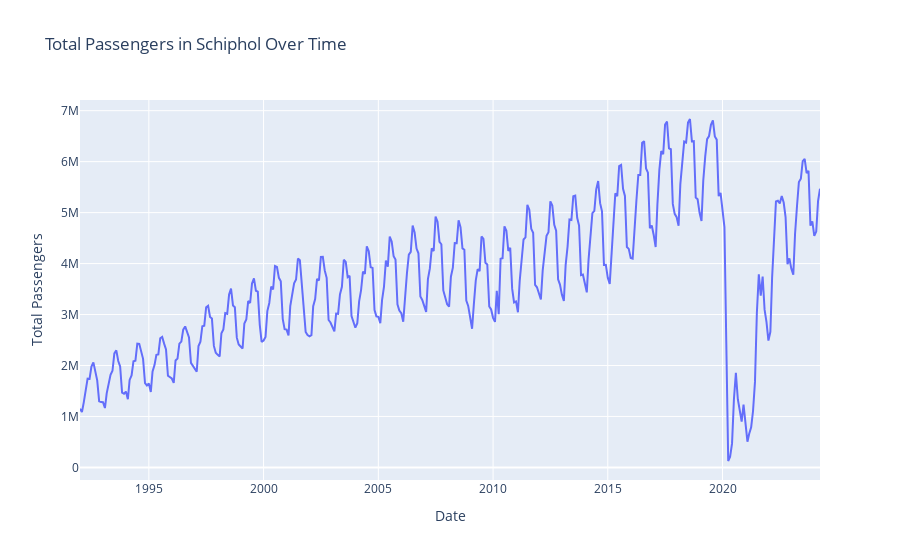

The cell this chart's notebook holds for it:
### Markdown cell above
TEXT

### Code cell
import plotly.graph_objs as go
import pandas as pd


data = {
    'Date': ["1992-01", "1992-02", "1992-03", "1992-04", "1992-05", "1992-06", "1992-07", "1992-08", "1992-09", "1992-10", "1992-11", "1992-12", "1993-01", "1993-02", "1993-03", "1993-04", "1993-05", "1993-06", "1993-07", "1993-08", "1993-09", "1993-10", "1993-11", "1993-12", "1994-01", "1994-02", "1994-03", "1994-04", "1994-05", "1994-06", "1994-07", "1994-08", "1994-09", "1994-10", "1994-11", "1994-12", "1995-01", "1995-02", "1995-03", "1995-04", "1995-05", "1995-06", "1995-07", "1995-08", "1995-09", "1995-10", "1995-11", "1995-12", "1996-01", "1996-02", "1996-03", "1996-04", "1996-05", "1996-06", "1996-07", "1996-08", "1996-09", "1996-10", "1996-11", "1996-12", "1997-01", "1997-02", "1997-03", "1997-04", "1997-05", "1997-06", "1997-07", "1997-08", "1997-09", "1997-10", "1997-11", "1997-12", "1998-01", "1998-02", "1998-03", "1998-04", "1998-05", "1998-06", "1998-07", "1998-08", "1998-09", "1998-10", "1998-11", "1998-12", "1999-01", "1999-02", "1999-03", "1999-04", "1999-05", "1999-06", "1999-07", "1999-08", "1999-09", "1999-10", "1999-11", "1999-12", "2000-01", "2000-02", "2000-03", "2000-04", "2000-05", "2000-06", "2000-07", "2000-08", "2000-09", "2000-10", "2000-11", "2000-12", "2001-01", "2001-02", "2001-03", "2001-04", "2001-05", "2001-06", "2001-07", "2001-08", "2001-09", "2001-10", "2001-11", "2001-12", "2002-01", "2002-02", "2002-03", "2002-04", "2002-05", "2002-06", "2002-07", "2002-08", "2002-09", "2002-10", "2002-11", "2002-12", "2003-01", "2003-02", "2003-03", "2003-04", "2003-05", "2003-06", "2003-07", "2003-08", "2003-09", "2003-10", "2003-11", "2003-12", "2004-01", "2004-02", "2004-03", "2004-04", "2004-05", "2004-06", "2004-07", "2004-08", "2004-09", "2004-10", "2004-11", "2004-12", "2005-01", "2005-02", "2005-03", "2005-04", "2005-05", "2005-06", "2005-07", "2005-08", "2005-09", "2005-10", "2005-11", "2005-12", "2006-01", "2006-02", "2006-03", "2006-04", "2006-05", "2006-06", "2006-07", "2006-08", "2006-09", "2006-10", "2006-11", "2006-12", "2007-01", "2007-02", "2007-03", "2007-04", "2007-05", "2007-06", "2007-07", "2007-08", "2007-09", "2007-10", "2007-11", "2007-12", "2008-01", "2008-02", "2008-03", "2008-04", "2008-05", "2008-06", "2008-07", "2008-08", "2008-09", "2008-10", "2008-11", "2008-12", "2009-01", "2009-02", "2009-03", "2009-04", "2009-05", "2009-06", "2009-07", "2009-08", "2009-09", "2009-10", "2009-11", "2009-12", "2010-01", "2010-02", "2010-03", "2010-04", "2010-05", "2010-06", "2010-07", "2010-08", "2010-09", "2010-10", "2010-11", "2010-12", "2011-01", "2011-02", "2011-03", "2011-04", "2011-05", "2011-06", "2011-07", "2011-08", "2011-09", "2011-10", "2011-11", "2011-12", "2012-01", "2012-02", "2012-03", "2012-04", "2012-05", "2012-06", "2012-07", "2012-08", "2012-09", "2012-10", "2012-11", "2012-12", "2013-01", "2013-02", "2013-03", "2013-04", "2013-05", "2013-06", "2013-07", "2013-08", "2013-09", "2013-10", "2013-11", "2013-12", "2014-01", "2014-02", "2014-03", "2014-04", "2014-05", "2014-06", "2014-07", "2014-08", "2014-09", "2014-10", "2014-11", "2014-12", "2015-01", "2015-02", "2015-03", "2015-04", "2015-05", "2015-06", "2015-07", "2015-08", "2015-09", "2015-10", "2015-11", "2015-12", "2016-01", "2016-02", "2016-03", "2016-04", "2016-05", "2016-06", "2016-07", "2016-08", "2016-09", "2016-10", "2016-11", "2016-12", "2017-01", "2017-02", "2017-03", "2017-04", "2017-05", "2017-06", "2017-07", "2017-08", "2017-09", "2017-10", "2017-11", "2017-12", "2018-01", "2018-02", "2018-03", "2018-04", "2018-05", "2018-06", "2018-07", "2018-08", "2018-09", "2018-10", "2018-11", "2018-12", "2019-01", "2019-02", "2019-03", "2019-04", "2019-05", "2019-06", "2019-07", "2019-08", "2019-09", "2019-10", "2019-11", "2019-12", "2020-01", "2020-02", "2020-03", "2020-04", "2020-05", "2020-06", "2020-07", "2020-08", "2020-09", "2020-10", "2020-11", "2020-12", "2021-01", "2021-02", "2021-03", "2021-04", "2021-05", "2021-06", "2021-07", "2021-08", "2021-09", "2021-10", "2021-11", "2021-12", "2022-01", "2022-02", "2022-03", "2022-04", "2022-05", "2022-06", "2022-07", "2022-08", "2022-09", "2022-10", "2022-11", "2022-12", "2023-01", "2023-02", "2023-03", "2023-04", "2023-05", "2023-06", "2023-07", "2023-08", "2023-09", "2023-10", "2023-11", "2023-12", "2024-01", "2024-02", "2024-03", "2024-04"],
    'Total_Passengers': [1149822, 1086979, 1276674, 1522522, 1742117, 1737275, 1979900, 2061036, 1867943, 1707752, 1298756, 1281814, 1281151, 1164976, 1454329, 1645288, 1817743, 1895785, 2236311, 2295951, 2087315, 1980891, 1465446, 1445026, 1488120, 1338333, 1715789, 1806090, 2083316, 2092278, 2430800, 2424894, 2299016, 2130688, 1652221, 1608162, 1647074, 1479691, 1884978, 2007898, 2208954, 2217164, 2534291, 2560312, 2429069, 2315077, 1799608, 1772590, 1744799, 1659093, 2099821, 2135736, 2427894, 2468882, 2703217, 2766841, 2655236, 2550373, 2052097, 1998055, 1920748, 1876694, 2380930, 2467402, 2770771, 2781340, 3143926, 3172235, 2952540, 2920877, 2384552, 2248987, 2208616, 2178756, 2632870, 2706905, 3029745, 3015402, 3391414, 3507805, 3177852, 3142961, 2545815, 2414007, 2372578, 2332664, 2825328, 2901478, 3263955, 3226738, 3610786, 3709274, 3467185, 3449646, 2802951, 2462530, 2490645, 2561520, 3067554, 3226951, 3546493, 3492787, 3952263, 3932072, 3720284, 3651555, 2914972, 2713514, 2703997, 2591373, 3163748, 3355137, 3613702, 3686773, 4098716, 4063517, 3551489, 3226663, 2656842, 2597484, 2572399, 2596631, 3165225, 3303145, 3698247, 3668631, 4130433, 4131400, 3864358, 3721110, 2892532, 2843451, 2747502, 2668775, 3018602, 3013392, 3393657, 3544233, 4075832, 4032923, 3734509, 3761285, 2970090, 2847849, 2741680, 2830639, 3257673, 3480085, 3843271, 3796961, 4337767, 4243630, 3927202, 3915296, 3087396, 2963792, 2955792, 2829925, 3281195, 3548011, 4059550, 3941152, 4528594, 4433151, 4145737, 4077042, 3198519, 3078546, 3028202, 2858642, 3398954, 3808883, 4175961, 4227583, 4744616, 4608386, 4295049, 4201144, 3353276, 3286851, 3169889, 3051720, 3695426, 3905501, 4296458, 4246247, 4922003, 4821446, 4425064, 4379099, 3472889, 3359160, 3200944, 3153170, 3741498, 3918719, 4403449, 4400345, 4847713, 4716136, 4297440, 4272303, 3271834, 3168388, 2911748, 2720999, 3199918, 3672623, 3892013, 3850845, 4532467, 4484739, 4014972, 3983758, 3158461, 3100569, 2935404, 2855719, 3465611, 3006985, 4095110, 4104793, 4730788, 4642726, 4246919, 4308117, 3508154, 3236641, 3257275, 3045631, 3657692, 4125747, 4472507, 4513455, 5150896, 5057815, 4681742, 4603682, 3580181, 3534002, 3422762, 3295209, 3868093, 4189245, 4544332, 4612845, 5221595, 5137505, 4760439, 4643697, 3692267, 3587603, 3386231, 3265809, 3968009, 4332719, 4864335, 4855577, 5322568, 5333474, 4897174, 4745696, 3772625, 3783482, 3616552, 3435592, 4076472, 4560642, 4987951, 5032637, 5455674, 5618436, 5185505, 5023568, 3972843, 3974662, 3719441, 3602644, 4194059, 4769994, 5380588, 5321554, 5914428, 5937238, 5466239, 5326372, 4325395, 4287593, 4108820, 4095405, 4745869, 5243473, 5738804, 5736839, 6370808, 6402126, 5866487, 5783498, 4694112, 4747469, 4559527, 4324272, 5161224, 5837225, 6207951, 6144775, 6729274, 6788604, 6259104, 6242908, 5170757, 4975525, 4908989, 4741806, 5559456, 6016915, 6393936, 6377393, 6765004, 6836668, 6396940, 6402290, 5296943, 5260254, 4996131, 4836332, 5630314, 6104010, 6441473, 6502588, 6724023, 6810759, 6493468, 6431443, 5323590, 5386203, 5074773, 4716639, 2476372, 126015, 207827, 471410, 1338857, 1854786, 1337741, 1143483, 900434, 1233127, 869129, 505208, 660176, 786652, 1106740, 1678265, 3029951, 3786973, 3370205, 3745991, 3095823, 2855711, 2488083, 2660676, 3732048, 4434587, 5217035, 5232630, 5179725, 5327361, 5196931, 4912421, 3987405, 4101978, 3896388, 3782228, 4585101, 5128555, 5599870, 5664120, 6009315, 6052884, 5777208, 5820061, 4742398, 4829500, 4543879, 4626939, 5225678, 5470432]
}
df = pd.DataFrame(data)


df['Date'] = pd.to_datetime(df['Date'])


fig = go.Figure()


fig.add_trace(go.Scatter(x=df['Date'], y=df['Total_Passengers'],
                         mode='lines',
                         name='Total Passengers'))


fig.update_layout(
    title='Total Passengers in Schiphol Over Time',
    xaxis_title='Date',
    yaxis_title='Total Passengers',
    # template='plotly_dark'
)


fig.show()
